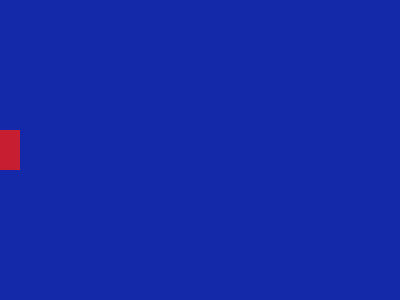
Frame 1 (no input)
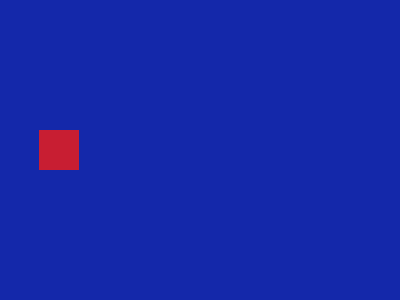
Frame 60 (the mouse pressed at the canvas centre just before this capture)
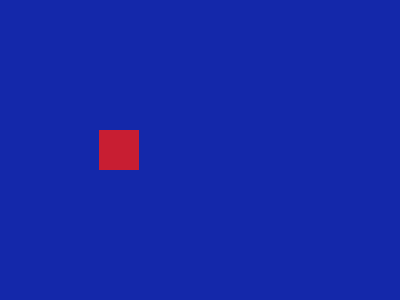
Frame 120 (the mouse held since frame 60 and released just before this capture)

The Processing sketch that drew these frames (run headless with seeded random() and noise(); from frame 60 on, the mouse is pressed at the canvas centre):

// Processing sketch: processing_159549
// ── processing_159549.pde

int x = 0;
int speed = 1; //speed and x intergers

void setup(){
size (400, 300);
rectMode(CENTER); //set it to center mode
}

void draw(){
  background (20, 40, 170);
  noStroke();
  fill (200, 30, 50);
  rect (x, height/2, 40, 40); //draw a square
  x = x + speed; //x is always adding the speed to itself
  if (x > width || x < 0){ //if x gets more than the width OR (||)
  //less than 0
    speed= speed * -1; //than the speed value becomes negative 
  } //therefore x will be ading negative to itself
}
  
